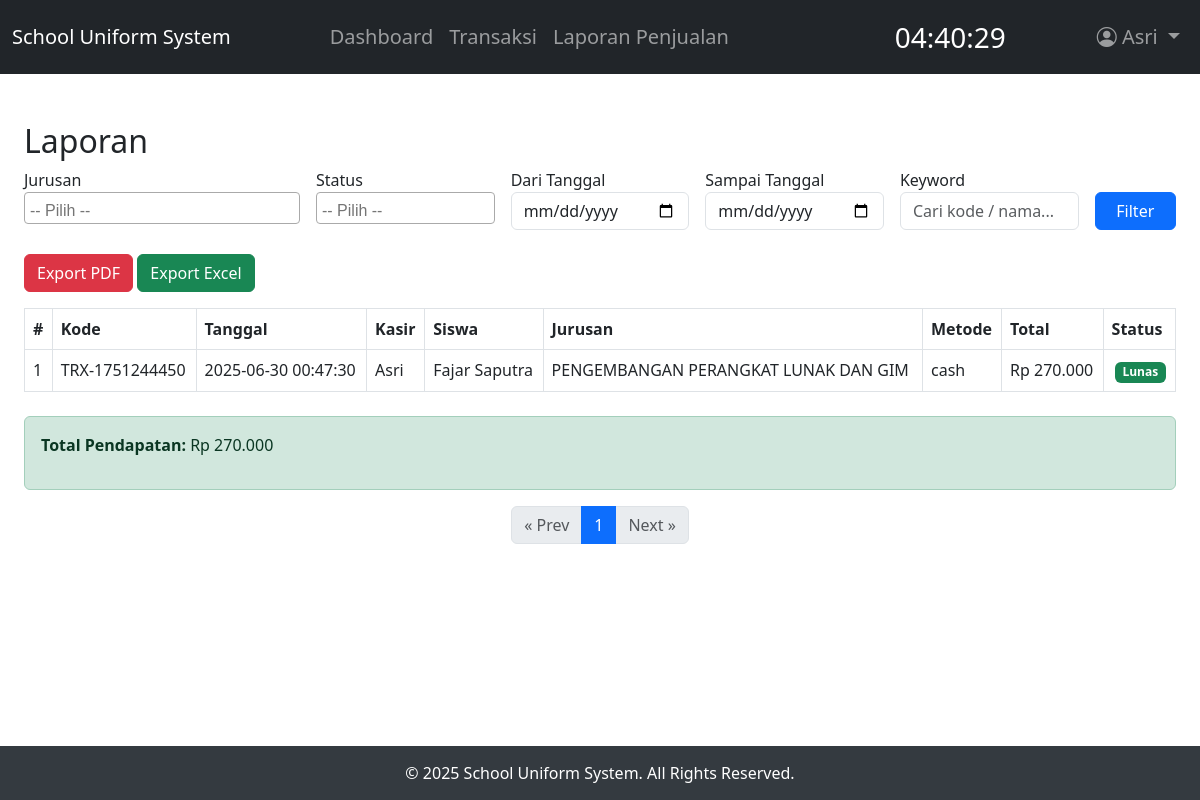
The app's page /laporan (signed in) with its own data.
### tables this page shows
CREATE TABLE IF NOT EXISTS `transaksi` (
  `id` int NOT NULL AUTO_INCREMENT,
  `kode_transaksi` varchar(30) NOT NULL,
  `tanggal_transaksi` timestamp NULL DEFAULT CURRENT_TIMESTAMP,
  `kasir_id` int NOT NULL,
  `siswa_id` int NOT NULL,
  `metode_pembayaran` enum('cash','qris') NOT NULL,
  `total_harga` decimal(10,0) NOT NULL,
  `bukti_pembayaran` varchar(255) DEFAULT NULL,
  `status` enum('lunas','batal','diambil') DEFAULT 'lunas',
  `diambil` tinyint(1) DEFAULT NULL,
  `created_at` timestamp NOT NULL DEFAULT CURRENT_TIMESTAMP,
  `updated_at` timestamp NULL DEFAULT CURRENT_TIMESTAMP ON UPDATE CURRENT_TIMESTAMP,
  PRIMARY KEY (`id`),
  UNIQUE KEY `kode_transaksi` (`kode_transaksi`),
  KEY `kasir_id` (`kasir_id`),
  KEY `siswa_id` (`siswa_id`)
);

CREATE TABLE IF NOT EXISTS `users` (
  `id` int NOT NULL AUTO_INCREMENT,
  `username` varchar(50) NOT NULL,
  `password` varchar(255) NOT NULL,
  `nama` varchar(100) NOT NULL,
  `role` enum('admin','kasir','gudang') NOT NULL DEFAULT 'kasir',
  `last_login` datetime DEFAULT NULL,
  `last_ip` varchar(45) DEFAULT NULL,
  `login_attempts` int DEFAULT '0',
  `locked_until` datetime DEFAULT NULL,
  `created_at` timestamp NULL DEFAULT CURRENT_TIMESTAMP,
  `updated_at` timestamp NULL DEFAULT CURRENT_TIMESTAMP ON UPDATE CURRENT_TIMESTAMP,
  PRIMARY KEY (`id`),
  UNIQUE KEY `username` (`username`)
);

CREATE TABLE IF NOT EXISTS `siswa` (
  `id` int NOT NULL AUTO_INCREMENT,
  `no_pendaftaran` varchar(30) NOT NULL,
  `nis` varchar(20) NOT NULL,
  `nama` varchar(100) NOT NULL,
  `jenis_kelamin` enum('L','P') NOT NULL,
  `jurusan` varchar(50) NOT NULL,
  `wali` varchar(100) DEFAULT NULL,
  `no_hp` varchar(15) DEFAULT NULL,
  `created_at` timestamp NULL DEFAULT CURRENT_TIMESTAMP,
  `updated_at` timestamp NULL DEFAULT CURRENT_TIMESTAMP ON UPDATE CURRENT_TIMESTAMP,
  PRIMARY KEY (`id`),
  UNIQUE KEY `no_pendaftaran` (`no_pendaftaran`),
  UNIQUE KEY `nis` (`nis`)
);

### app/core/Controller.php (called while the page is built, shortened)
<?php
class Controller
{
    public function view(string $view, array $data = []): void
    {
        $viewPath = "../app/views/{$view}.php";
        extract($data);
        require_once $viewPath;
    }
    public function model(string $model): ?object
    {
        $modelPath = "../app/models/{$model}.php";
        return new $model;
    }
}

### app/controllers/Laporan.php (called while the page is built, shortened)
<?php
class Laporan extends Controller
{
    private Laporan_model $laporanModel;
    public function __construct()
    {
        $this->laporanModel = $this->model('Laporan_model');
    }
    public function index()
    {
        $role    = $_SESSION['role'];
        $userId  = $_SESSION['user_id'];
        $data['judul'] = 'Laporan';
        $limit       = isset($_GET['limit']) ? (int)$_GET['limit'] : 10;
        $currentPage = isset($_GET['page'])  ? max(1, (int)$_GET['page']) : 1;
        $offset      = ($currentPage - 1) * $limit;
        $rawKasir   = $_GET['kasir']   ?? [];
        $rawJur     = $_GET['jurusan'] ?? [];
        $rawStatus  = $_GET['status']  ?? [];
        $filters = [
            'dari'    => $_GET['dari']     ?? '',
            'sampai'  => $_GET['sampai']   ?? '',
            'kasir'   => is_array($rawKasir)  ? $rawKasir  : (empty($rawKasir) ? [] : [$rawKasir]),
            'jurusan' => is_array($rawJur)    ? $rawJur    : (empty($rawJur)   ? [] : [$rawJur]),
            'status'  => is_array($rawStatus) ? $rawStatus : (empty($rawStatus) ? [] : [$rawStatus]),
            'keyword' => $_GET['keyword']   ?? '',
            'limit'   => $limit,
            'offset'  => $offset,
        ];
        $data['list_kasir']   = $this->laporanModel->getAllKasir();
        $data['list_jurusan'] =  $this->laporanModel->getAllJurusan();
        $data['laporan']     =  $this->laporanModel->getLaporanTransaksi($filters, $role, $userId);
        $data['summary']     =  $this->laporanModel->getSummaryTransaksi($filters, $role, $userId);
        $totalRows           =  $this->laporanModel->countLaporanTransaksi($filters, $role, $userId);
        $data['totalPages']  = (int)ceil($totalRows / $limit);
        $data['currentPage'] = $currentPage;
        $data['filters']     = $filters;
        $data['role']        = $role;
        $this->view('laporan/index', $data);
    }
}

### app/core/App.php (called while the page is built, shortened)
<?php
class App
{
    protected string $method = 'index';
    public function __construct()
    {
        $url = $this->parseURL();
        if (!empty($url) && file_exists("../app/controllers/" . ucfirst($url[0]) . ".php")) {
            unset($url[0]);
        } elseif (!empty($url)) {
            $this->controller = 'Error404';
        }
        $this->controllerInstance = new $this->controller;
        $this->params = !empty($url) ? array_values($url) : [];
        try {
            call_user_func_array([$this->controllerInstance, $this->method], $this->params);
        } catch (Throwable $e) {
            echo "Terjadi kesalahan saat menjalankan aplikasi: " . $e->getMessage();
        }
    }
    public function parseURL(): array
    {
        return explode('/', filter_var(rtrim($_GET['url'], '/'), FILTER_SANITIZE_URL));
    }
}

### public/index.php (called while the page is built, shortened)
<?php
$app = new App;

### app/core/Database.php (called while the page is built, shortened)
<?php
class Database
{
    private static ?Database $instance = null;
    private string $host = DB_HOST;
    private string $user = DB_USER;
    private string $pass = DB_PASS;
    private string $db_name = DB_NAME;
    private PDO $dbh;
    private ?PDOStatement $stmt = null;
    private string $lastQuery = '';
    private array $lastParams = [];
    private function __construct()
    {
        $dsn = "mysql:host={$this->host};dbname={$this->db_name}";
        $options = [
            PDO::ATTR_PERSISTENT => true,
            PDO::ATTR_ERRMODE    => PDO::ERRMODE_EXCEPTION,
        ];
        try {
            $this->dbh = new PDO($dsn, $this->user, $this->pass, $options);
        } catch (PDOException $e) {
            Logger::logError($e, 'DB Connection Failed');
            die("DB Connection Error: " . $e->getMessage());
        }
    }
    public static function getInstance(): self
    {
        if (self::$instance === null) {
            self::$instance = new self();
        }
        return self::$instance;
    }
    public function query(string $query): void
    {
        $this->lastQuery = $query;
        $this->lastParams = [];
        $this->stmt = $this->dbh->prepare($query);
    }
    public function bind(string $param, mixed $value, int $type = PDO::PARAM_STR): void
    {
        $this->lastParams[$param] = $value;
        if ($this->stmt) {
            $this->stmt->bindValue($param, $value, $type);
        }
    }
    public function execute(array $params = []): bool
    {
        try {
            $result = $this->stmt->execute($params ?: $this->lastParams);
            return $result;
        } catch (PDOException $e) {
            Logger::logError($e, $this->lastQuery);
            return false;
        }
    }
    public function resultSet(): array
    {
        return $this->execute() ? $this->stmt->fetchAll(PDO::FETCH_ASSOC) : [];
    }
    public function single(): array|false
    {
        return $this->execute() ? $this->stmt->fetch(PDO::FETCH_ASSOC) : false;
    }
}

### app/core/BaseModel.php (called while the page is built, shortened)
<?php
abstract class BaseModel
{
    protected Database $db;
    protected array $allowedSortFields = [];
    public function __construct()
    {
        $this->db = Database::getInstance();
    }
    protected function getAllowedSortFields(): array
    {
        return $this->allowedSortFields ?? [];
    }
    protected function fetchAll(string $query, array $params = []): array
    {
        try {
            $this->db->query($query);
            foreach ($params as $key => $value) {
                $this->db->bind($key, $value);
            }
            $result = $this->db->resultSet();
            return $result;
        } catch (PDOException $e) {
            Logger::logError($e, 'FetchAll Query');
            return [];
        }
    }
    protected function fetchOne(string $query, array $params = []): mixed
    {
        try {
            $this->db->query($query);
            foreach ($params as $key => $value) {
                $this->db->bind($key, $value);
            }
            $result = $this->db->single();
            return $result;
        } catch (PDOException $e) {
            Logger::logError($e, 'FetchOne Query');
            return null;
        }
    }
}

### app/models/Laporan_model.php (called while the page is built, shortened)
<?php
class Laporan_model extends BaseModel
{
    public function getLaporanTransaksi(array $f, string $role, int $me): array
    {
        $sql = "
            SELECT
              t.*,
              u.username AS kasir,
              u.nama AS namakasir,
              s.nama     AS siswa,
              s.jurusan
            FROM transaksi t
            JOIN users   u ON t.kasir_id = u.id
            JOIN siswa   s ON t.siswa_id = s.id
            WHERE 1=1
        ";
        $params = [];
        if ($role !== 'admin') {
            $sql .= " AND t.kasir_id = ?";
            $params[] = $me;
        }
        $sortField     = in_array($f['sort_by'] ?? '', $this->getAllowedSortFields())
            ? $f['sort_by']
            : 't.tanggal_transaksi';
        $sortDirection = strtoupper($f['sort_dir'] ?? '') === 'ASC' ? 'ASC' : 'DESC';
        $sql .= " ORDER BY $sortField $sortDirection";
        $limit  = (int)($f['limit']  ?? 15);
        $offset = (int)($f['offset'] ?? 0);
        $sql   .= " LIMIT $limit OFFSET $offset";
        return $this->fetchAll($sql, $params);
    }
    public function getSummaryTransaksi(array $filters, string $role, int $userId): array
    {
        $sql = "
        SELECT
            SUM(CASE WHEN t.status = 'lunas'   THEN t.total_harga ELSE 0 END) AS total_lunas,
            SUM(CASE WHEN t.status = 'diambil' THEN t.total_harga ELSE 0 END) AS total_diambil,
            SUM(CASE WHEN t.status = 'batal'   THEN t.total_harga ELSE 0 END) AS total_batal
        FROM transaksi t
        JOIN users u   ON t.kasir_id = u.id
        JOIN siswa s   ON t.siswa_id = s.id
        WHERE 1=1
    ";
        $params = [];
        if ($role !== 'admin') {
            $sql      .= " AND t.kasir_id = :me";
            $params['me'] = $userId;
        }
        $row = $this->fetchOne($sql, $params);
        return [
            'total_lunas'   => (int)($row['total_lunas']   ?? 0),
            'total_diambil' => (int)($row['total_diambil'] ?? 0),
            'total_batal'   => (int)($row['total_batal']   ?? 0),
            'total_pendapatan' => (int)(($row['total_lunas']   ?? 0) + ($row['total_diambil'] ?? 0)),
        ];
    }
}

### app/views/laporan/index.php (the view, shortened to what this page needs)
<link href="https://cdn.jsdelivr.net/npm/select2@4.1.0-rc.0/dist/css/select2.min.css" rel="stylesheet" />
<div class="container mt-4">
    <h2>Laporan</h2>
    <form method="GET" class="row g-3 mb-4">
        <div class="col-md-3">
            <label>Jurusan</label>
        </div>
        <div class="col-md-2">
            <label>Status</label>
        </div>
        <div class="col-md-2">
            <label for="dari">Dari Tanggal</label>
            <input type="date" id="dari" name="dari" class="form-control"
                value="<?= htmlspecialchars($data['filters']['dari']) ?>">
        </div>
        <div class="col-md-2">
            <label for="sampai">Sampai Tanggal</label>
            <input type="date" id="sampai" name="sampai" class="form-control"
                value="<?= htmlspecialchars($data['filters']['sampai']) ?>">
        </div>
        <div class="col-md-2">
            <label>Keyword</label>
            <input type="text" name="keyword" class="form-control"
                value="<?= htmlspecialchars($data['filters']['keyword']) ?>"
                placeholder="Cari kode / nama..." />
        </div>
        <div class="col-md-1">
            <label>&nbsp;</label>
            <button class="btn btn-primary w-100">Filter</button>
        </div>
    </form>
    <div class="col-12 mb-3">
        <button onclick="exportPDF()" class="btn btn-danger" id="exportPDF">
            <i class="fa fa-file-pdf"></i> Export PDF
        </button>
        <button onclick="exportExcelMulti()" class="btn btn-success">
            <i class="fa fa-file-excel"></i> Export Excel
        </button>
    </div>
    <div id="laporanTable">
        <?php if ($data['role'] === 'admin' || $data['role'] === 'kasir'): ?>
            <table class="table table-bordered">
                <thead>
                    <tr>
                        <th>#</th>
                        <th>Kode</th>
                        <th>Tanggal</th>
                        <th>Kasir</th>
                        <th>Siswa</th>
                        <th>Jurusan</th>
                        <th>Metode</th>
                        <th>Total</th>
                        <th>Status</th>
                    </tr>
                </thead>
                <tbody>
                    <?php $no = ($data['currentPage'] - 1) * $data['filters']['limit'] + 1; ?>
                    <?php foreach ($data['laporan'] as $row):
                        $status = $row['status'];
                        switch ($status) {
                            case 'lunas':
                                $badgeClass = 'badge bg-success';
                                break;
                        }
                    ?>
                        <tr>
                            <td><?= $no++ ?></td>
                            <td><?= htmlspecialchars($row['kode_transaksi']) ?></td>
                            <td><?= $row['tanggal_transaksi'] ?></td>
                            <td><?= htmlspecialchars($row['namakasir']) ?></td>
                            <td><?= htmlspecialchars($row['siswa']) ?></td>
                            <td><?= htmlspecialchars($row['jurusan']) ?></td>
                            <td><?= htmlspecialchars($row['metode_pembayaran']) ?></td>
                            <td>Rp <?= number_format($row['total_harga'], 0, ',', '.') ?></td>
                            <td><span class="<?= $badgeClass ?>">
                                    <?= ucfirst($status) ?>
                                </span></td>
                        </tr>
                    <?php endforeach; ?>
                </tbody>
            </table>
            <?php if ($data['role'] === 'admin' || $data['role'] === 'kasir'): ?>
                <?php
                $sum = $data['summary'];
                ?>
                <div class="alert alert-success mt-4">
                    <p><strong>Total Pendapatan:</strong> Rp <?= number_format($sum['total_pendapatan'], 0, ',', '.'); ?></p>
                </div>
            <?php endif; ?>
        <?php endif; ?>
        <nav>
            <ul class="pagination justify-content-center">
                <li class="page-item <?= $data['currentPage'] == 1 ? 'disabled' : '' ?>">
                    <a class="page-link" href="?<?= http_build_query(array_merge($_GET, ['page' => $data['currentPage'] - 1])) ?>">
                        &laquo; Prev
                    </a>
                </li>
                <?php for ($p = 1; $p <= $data['totalPages']; $p++): ?>
                    <li class="page-item <?= $p == $data['currentPage'] ? 'active' : '' ?>">
                        <a class="page-link"
                            href="?<?= http_build_query(array_merge($_GET, ['page' => $p])) ?>">
                            <?= $p ?>
                        </a>
                    </li>
                <?php endfor; ?>
                <li class="page-item <?= $data['currentPage'] == $data['totalPages'] ? 'disabled' : '' ?>">
                    <a class="page-link" href="?<?= http_build_query(array_merge($_GET, ['page' => $data['currentPage'] + 1])) ?>">
                        Next &raquo;
                    </a>
                </li>
            </ul>
        </nav>
    </div>
</div>

### public/css/style.css (style rules this page uses)
.badge { margin-left: 3px; }

### app/views/templates/header.php (style rules this page uses)
html, body { height: 100%; margin: 0; display: flex; flex-direction: column; }
.container { max-width: 1600px; }

### records on screen
transaksi: kode_transaksi "TRX-1751244450", tanggal_transaksi "2025-06-30 00:47:30", users.nama "Asri", siswa.nama "Fajar Saputra", siswa.jurusan "PENGEMBANGAN PERANGKAT LUNAK DAN GIM", metode_pembayaran "cash", total_harga "270.000", status "Lunas"

### other values on screen
$_SESSION['nama'] "Asri"
$sum['total_pendapatan'] "270.000"
